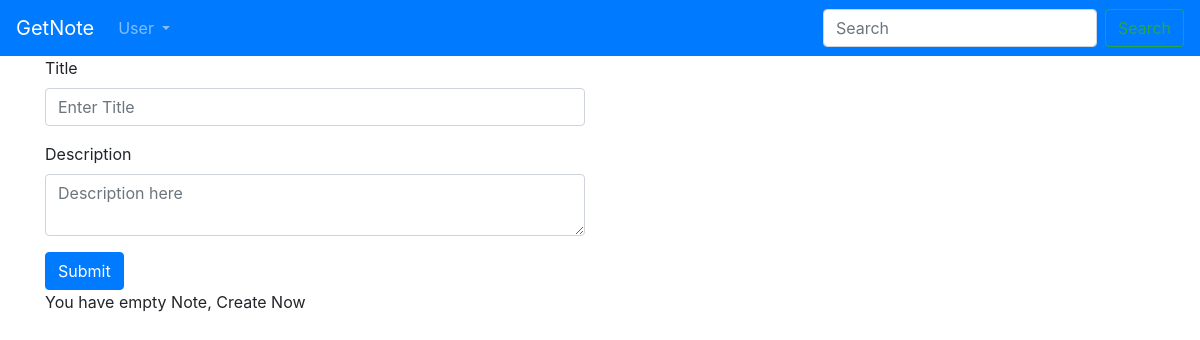
The app's page / (signed in), older data.
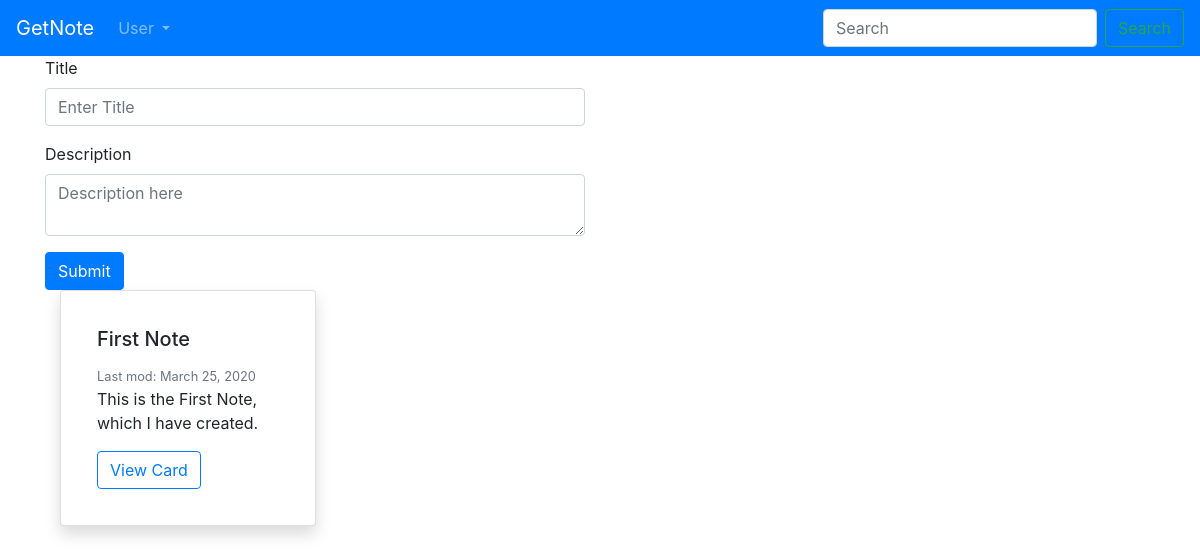
The same page, newer data.
### note/models.py (models this page shows, shortened)
class Note(models.Model):
    user = models.ForeignKey(settings.AUTH_USER_MODEL,on_delete=models.CASCADE)
    title = models.CharField(max_length=30)
    text = models.TextField(null=True,blank=True)
    created_date = models.DateTimeField(auto_now_add=True)
    last_modified = models.DateTimeField(auto_now=True)
    class Meta:
        ordering= ['-last_modified']

### generic_views.py (the view)
# urls.py: path('',HomePage.as_view() ,name='home_page'),
class HomePage(ListView):
    template_name = "base/home_page.html"
    model = Note
    def get_queryset(self):
        queryset = super(HomePage, self).get_queryset()
        if self.request.user.is_authenticated:
            user = self.request.user
            queryset = Note.objects.filter(user_id=user.id)
        else:
            queryset = Note.objects.none()
        return queryset

### accounts/models.py (called while the page is built)
    @property
    def is_active(self):
        return self.active

### templates/base/home_page.html
{% extends 'base.html' %}
{% block content %}
    {% if user.is_authenticated %}
        {% include 'snippet/note.html' %}
        {% if object_list %}
            {% include 'list_note.html' with note_list=object_list %}
        {% else %}
            <p>You have empty Note, Create Now</p>
        {% endif %}
    {% else %}
        <div class="alert alert-primary my-4" role="alert">
            <h4 class="text-center">Join GetNote to add notes here.</h4>
        </div>
    {% endif %}
{% endblock content %}

### note/templates/list_note.html
<div class="container">
    <div class="row">
        {% for note in note_list %}
            <div class="col-3">
                {% include 'snippet/preview.html' with note=note %}
            </div>
        {% endfor %}
    </div>
</div>

### note/templates/snippet/preview.html
<div class="card shadow p-3 mb-5 bg-white rounded" style="width: 16rem;">
    <div class="card-body">
        <h5 class="card-title">{{ note.title }}</h5>
        <small class="card-subtitle mb-2 pt-2 text-muted">Last mod: {{ note.last_modified.date }}</small>
        <br>
        <p class="card-text">{{ note.text|truncatechars:100 }}</p>
        <button type="button" class="btn btn-outline-primary">View Card</button>
    </div>
</div>

Row changes from the older to the newer data that the page shows:
added Note: title "First Note", last_modified "March 25, 2020", text "This is the First Note, which I have created."
Text that changed along with them:
text no longer shown: "You have empty Note, Create Now"
